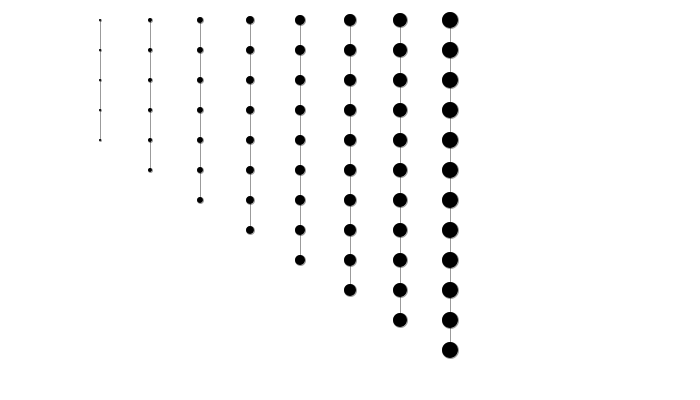
Frame 1 (no input)
Frame 60 (the mouse pressed at the canvas centre just before this capture): identical to frame 1, image omitted
Frame 120 (the mouse held since frame 60 and released just before this capture): identical to frame 1, image omitted

The Processing sketch that drew this single still picture (run headless with seeded random() and noise(); from frame 60 on, the mouse is pressed at the canvas centre):

// Processing sketch: processing_41796
// ── processing_41796.pde


//FIRST LINE//

float firstx[] = new float[12];
float firsty[] = new float[12];

float firstdisplace[] = new float[12];
float firstsize = 2;


//SECOND LINE//

float secondx[] = new float[12];
float secondy[] = new float[12];

float seconddisplace[] = new float[12];
float secondsize = 4;

//THIRD LINE//

float thirdx[] = new float[12];
float thirdy[] = new float[12];

float thirddisplace[] = new float[12];
float thirdsize = 6;

//FOURTH LINE//

float fourthx[] = new float[8];
float fourthy[] = new float[8];

float fourthdisplace[] = new float[8];
float fourthsize = 8;

//FIFTH LINE//

float fifthx[] = new float[12];
float fifthy[] = new float[12];

float fifthdisplace[] = new float[12];
float fifthsize = 10;

//SIXTH LINE//

float sixthx[] = new float[12];
float sixthy[] = new float[12];

float sixthdisplace[] = new float[12];
float sixthsize = 12;

//SEVENTH LINE//

float seventhx[] = new float[12];
float seventhy[] = new float[12];

float seventhdisplace[] = new float[12];
float seventhsize = 14;

//EIGHTH LINE//

float eighthx[] = new float[12];
float eighthy[] = new float[12];

float eighthdisplace[] = new float[12];
float eighthsize = 16;


void setup()
{
  background(255);
  size(700,400);
  fill(0);
  smooth();
  stroke(0,0,0,100);


//FIRST LINE//
  int i = 0;
  while(i < 5) {
    firstx[i] = 100; // position of x string
    firsty[i] = i*30+20;
    firstdisplace[i] = 0;
    i=i+1;
  }
  
  //SECOND LINE//
    int j = 0;
  while(j < 6) {
    secondx[j] = 150; // position of x string
    secondy[j] = j*30+20;
    seconddisplace[j] = 0;
    j=j+1;
  }
  //THIRD LINE//
      int k = 0;
  while(k < 7) {
    thirdx[k] = 200; // position of x string
    thirdy[k] = k*30+20;
    thirddisplace[k] = 0;
    k=k+1;
  }
  
  //FOURTH LINE//
 
       int l = 0;
  while(l < 8) {
    fourthx[l] = 250; // position of x string
    fourthy[l] = l*30+20;
    fourthdisplace[l] = 0;
    l=l+1; 
  }
  
    //FIFTH LINE//
 
       int m = 0;
  while(m < 9) {
    fifthx[m] = 300; // position of x string
    fifthy[m] = m*30+20;
    fifthdisplace[m] = 0;
    m=m+1; 
  }
  
  //SIXTH LINE//
      
         int n = 0;
  while(n < 10) {
    sixthx[n] = 350; // position of x string
    sixthy[n] = n*30+20;
    sixthdisplace[n] = 0;
    n=n+1; 
  }
    //SEVENTH LINE//
      
         int o = 0;
  while(o < 11) {
    seventhx[o] = 400; // position of x string
    seventhy[o] = o*30+20;
    seventhdisplace[o] = 0;
    o=o+1; 
  }
  
      //EIGHTH LINE//
      
         int p = 0;
  while(p < 12) {
    eighthx[p] = 450; // position of x string
    eighthy[p] = p*30+20;
    eighthdisplace[p] = 0;
    p=p+1; 
  }
}

void draw()
{
  background(255);

//FIRST LINE//
  int i = 0;
  while(i < 5) {
    

    if(dist(mouseX,mouseY,firstx[i],firsty[i]) < 25) {
      float xdist = (firstx[i] - mouseX)/5;
      firstx[i] = firstx[i] + xdist;
      firstdisplace[i] = firstdisplace[i] + xdist;
    }

    firstx[i] = firstx[i] - (firstdisplace[i]/20);  
    firstdisplace[i] = firstdisplace[i] - (firstdisplace[i]/20);

    ellipse(firstx[i],firsty[i],firstsize,firstsize);

    if(i > 0) {
      line(firstx[i], firsty[i], firstx[i-1], firsty[i-1]);
    }

    i=i+1;
    
  }

  //SECOND LINE//
    int j = 0;
  while(j < 6) {

    if(dist(mouseX,mouseY,secondx[j],secondy[j]) < 25) {
      float xdist = (secondx[j] - mouseX)/5;
      secondx[j] = secondx[j] + xdist;
      seconddisplace[j] = seconddisplace[j] + xdist;
    }

    secondx[j] = secondx[j] - (seconddisplace[j]/20);  
    seconddisplace[j] = seconddisplace[j] - (seconddisplace[j]/20);

    ellipse(secondx[j],secondy[j],secondsize,secondsize);

    if(j > 0) {
      line(secondx[j], secondy[j], secondx[j-1], secondy[j-1]);
    }

    j=j+1;
  }

  
 
 //THIRD LINE//
    int k = 0;
  while(k < 7) {

    if(dist(mouseX,mouseY,thirdx[k],thirdy[k]) < 25) {
      float xdist = (thirdx[k] - mouseX)/5;
      thirdx[k] = thirdx[k] + xdist;
      thirddisplace[k] = thirddisplace[k] + xdist;
    }

    thirdx[k] = thirdx[k] - (thirddisplace[k]/20);  
    thirddisplace[k] = thirddisplace[k] - (thirddisplace[k]/20);

    ellipse(thirdx[k],thirdy[k],thirdsize,thirdsize);

    if(k > 0) {
      line(thirdx[k], thirdy[k], thirdx[k-1], thirdy[k-1]);
    }

    k=k+1;
  }
 
 //FOURTH LINE//
 
   int l = 0;
  while(l < 8) {

    if(dist(mouseX,mouseY,fourthx[l],fourthy[l]) < 25) {
      float xdist = (fourthx[l] - mouseX)/5;
      fourthx[l] = fourthx[l] + xdist;
      fourthdisplace[l] = fourthdisplace[l] + xdist;
    }

    fourthx[l] = fourthx[l] - (fourthdisplace[l]/20);  
    fourthdisplace[l] = fourthdisplace[l] - (fourthdisplace[l]/20);

    ellipse(fourthx[l],fourthy[l],fourthsize,fourthsize);

    if(l > 0) {
      line(fourthx[l], fourthy[l], fourthx[l-1], fourthy[l-1]);
    }

l=l+1;
  }
  //FIFTH LINE//
 
   int m = 0;
  while(m < 9) {

    if(dist(mouseX,mouseY,fifthx[m],fifthy[m]) < 25) {
      float xdist = (fifthx[m] - mouseX)/5;
      fifthx[m] = fifthx[m] + xdist;
      fifthdisplace[m] = fifthdisplace[m] + xdist;
    }

    fifthx[m] = fifthx[m] - (fifthdisplace[m]/20);  
    fifthdisplace[m] = fifthdisplace[m] - (fifthdisplace[m]/20);

    ellipse(fifthx[m],fifthy[m],fifthsize,fifthsize);

    if(m > 0) {
      line(fifthx[m], fifthy[m], fifthx[m-1], fifthy[m-1]);
    }

m=m+1;
  }
  
  //SIXTH LINE//
  
   
   int n = 0;
  while(n < 10) {

    if(dist(mouseX,mouseY,sixthx[n],sixthy[n]) < 25) {
      float xdist = (sixthx[n] - mouseX)/5;
      sixthx[n] = sixthx[n] + xdist;
      sixthdisplace[n] = sixthdisplace[n] + xdist;
    }

    sixthx[n] = sixthx[n] - (sixthdisplace[n]/20);  
    sixthdisplace[n] = sixthdisplace[n] - (sixthdisplace[n]/20);

    ellipse(sixthx[n],sixthy[n],sixthsize,sixthsize);

    if(n > 0) {
      line(sixthx[n], sixthy[n], sixthx[n-1], sixthy[n-1]);
    }

n=n+1;
  }
  
    //SEVENTH LINE//
  
   
   int o = 0;
  while(o < 11) {

    if(dist(mouseX,mouseY,seventhx[o],seventhy[o]) < 25) {
      float xdist = (seventhx[o] - mouseX)/5;
      seventhx[o] = seventhx[o] + xdist;
      seventhdisplace[o] = seventhdisplace[o] + xdist;
    }

    seventhx[o] = seventhx[o] - (seventhdisplace[o]/20);  
    seventhdisplace[o] = seventhdisplace[o] - (seventhdisplace[o]/20);

    ellipse(seventhx[o],seventhy[o],seventhsize,seventhsize);

    if(o > 0) {
      line(seventhx[o], seventhy[o], seventhx[o-1], seventhy[o-1]);
    }

o=o+1;
  }
 
     //EIGHTH LINE//
  
   
   int p = 0;
  while(p < 12) {

    if(dist(mouseX,mouseY,eighthx[p],eighthy[p]) < 25) {
      float xdist = (eighthx[p] - mouseX)/5;
      eighthx[p] = eighthx[p] + xdist;
      eighthdisplace[p] = eighthdisplace[p] + xdist;
    }

    eighthx[p] = eighthx[p] - (eighthdisplace[p]/20);  
    eighthdisplace[p] = eighthdisplace[p] - (eighthdisplace[p]/20);

    ellipse(eighthx[p],eighthy[p],eighthsize,eighthsize);

    if(p > 0) {
      line(eighthx[p], eighthy[p], eighthx[p-1], eighthy[p-1]);
    }

p=p+1;
  }
}
